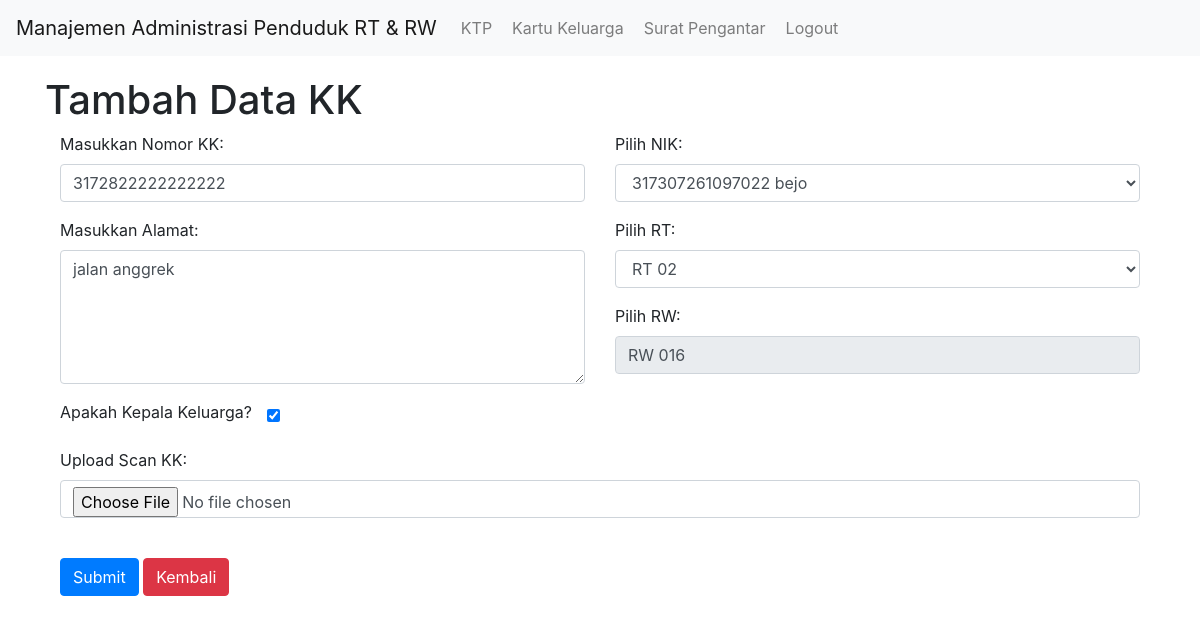
The page /warga/kk/update/1 (signed in) on the database its author committed.
### warga/models.py (models this page shows, shortened)
class Kk(models.Model):
    RT_CHOICES = (
        ('1', 'RT 01'),
        ('2', 'RT 02'),
        ('3', 'RT 03'),
        ('4', 'RT 04'),
        ('5', 'RT 05'),
        ('6', 'RT 06'),
        ('7', 'RT 07'),
        ('8', 'RT 08'),
        ('9', 'RT 09'),
    )
    nomor_kk = models.CharField(max_length=16,unique=True)
    nik = models.ForeignKey(Ktp, on_delete=models.CASCADE, unique=True)
    alamat = models.TextField()
    rt = models.CharField(max_length=3, choices=RT_CHOICES)
    rw = models.CharField(max_length=7, default="RW 016")
    scan_kk = models.ImageField(blank=True, null=True,
                                 upload_to='scan_kk/',
                                 default='/noimage.png')
    is_kepala_keluarga = models.BooleanField(default=True)

class Ktp(models.Model):
    JENIS_KELAMIN = (
        ('L', 'Laki Laki'),
        ('P', 'Perempuan')
    )
    GOLDAR_CHOICE = (
        ('1', '-'),
        ('2', 'A'),
        ('3', 'B'),
        ('4', 'AB'),
        ('5', 'O'),
    )
    RT_CHOICES = (
        ('1', 'RT 01'),
        ('2', 'RT 02'),
        ('3', 'RT 03'),
        ('4', 'RT 04'),
        ('5', 'RT 05'),
        ('6', 'RT 06'),
        ('7', 'RT 07'),
        ('8', 'RT 08'),
        ('9', 'RT 09'),
    )
    AGAMA_CHOICES = (
        ('1', '-'),
        ('2', 'Islam'),
        ('3', 'Kristen Protestan'),
        ('4', 'Hindu'),
        ('5', 'Budha'),
        ('6', 'Katolik'),
        ('7', 'Kong Hu Cu'),
    )
    STATUS_PERKAWINAN = (
        ('BK', 'Belum Kawin'),
        ('K', 'Kawin '),
    )
    KEWARGANEGARAAN_CHOICE = (
        ('WNI', 'Warga Negara Indonesia'),
        ('WNA', 'Warga Negara Asing')
    )
    nik = models.CharField(max_length=16,unique=True)
    nama = models.CharField(max_length=100, blank=False, null=False)
    tanggal_lahir = models.DateField()
    tempat_lahir = models.CharField(max_length=15)
    jenis_kelamin = models.CharField(max_length=10, choices=JENIS_KELAMIN)
    golongan_darah = models.CharField(max_length=2, choices=GOLDAR_CHOICE, default=1)
    alamat = models.CharField(max_length=50)
    rt = models.CharField(max_length=3, choices=RT_CHOICES, blank=True, null=True)
    rw = models.CharField(max_length=7, default="RW 016", blank=False, null=False)
    kecamatan = models.CharField(max_length=25, default="Grogol Petamburan")
    agama = models.CharField(max_length=15, choices=AGAMA_CHOICES, default=1)
    status_perkawinan = models.CharField(max_length=11, choices=STATUS_PERKAWINAN, default=1)
    pekerjaan = models.CharField(max_length=25)
    kewarganegaraan = models.CharField(max_length=3, choices=KEWARGANEGARAAN_CHOICE)
    masa_berlaku = models.CharField(max_length=15, default="Seumur Hidup", editable=False)
    scan_ktp = models.ImageField(blank=True, null=True,
                                 upload_to='scan_ktp/',
                                 default='/noimage.png')
    def __str__(self):
        return '{} {}'.format(self.nik, self.nama)

### warga/views.py (the view, shortened to what this page needs)
# urls.py: path('kk/update/<pk>', KkUpdate.as_view(), name='update_kk'),
class KkUpdate(LoginRequiredMixin,UpdateView):
    login_url = '/akun/login'
    form_class = KkForm
    model = Kk
    template_name = "kk/kk_create.html"

### warga/templates/kk/kk_create.html (shortened to what this page needs)
{% extends "base.html" %}
{% block contents %}
    <h1>Tambah Data KK</h1>
    <div class="container">
        <form method="post" enctype="multipart/form-data">
            <div class="row">
                <div class="col-md-6">
                    <div class="form-group">
                        {{ form.nomor_kk.label_tag }}
                        {{ form.nomor_kk }}
                    </div>
                </div>
                <div class="col-md-6">
                    <div class="form-group">
                        {{ form.nik.label_tag }}
                        {{ form.nik }}
                    </div>
                </div>
                <div class="col-sm-6">
                    <div class="form-group">
                        {{ form.alamat.label_tag }}
                        {{ form.alamat }}
                    </div>
                </div>
                <div class="col-md-6">
                    <div class="form-group">
                        {{ form.rt.label_tag }}
                        {{ form.rt }}
                    </div>
                    <div class="form-group">
                        {{ form.rw.label_tag }}
                        {{ form.rw }}
                    </div>
                </div>
                <div class="col-md-4">
                <div class="form-group form-check form-check-inline">
                    {{ form.is_kepala_keluarga.label_tag }}
                    <div class="col-md-2">
                        {{ form.is_kepala_keluarga }}
                    </div>
                </div>
                </div>
                <div class="col-sm-12">
                    <div class="form-group">
                        {{ form.scan_kk.label_tag }}
                        {{ form.scan_kk }}
                    </div>
                </div>
            </div>
            <br>
            <div class="row">
                <div class="col-md-3">
                    <button class="btn btn-primary" type="submit">Submit</button>
                    <a class="btn btn-danger" href="{% url 'warga:list_kk'%}" title="Kembali">Kembali</a>
                </div>
            </div>
            <br>
        </form>
    </div>
{% endblock contents %}

### rows shown on the page
Kk: nomor_kk "3172822222222222", alamat "jalan anggrek", rt "RT 02", rw "RW 016", is_kepala_keluarga "☑"
Ktp: nik "317307261097022 bejo"
